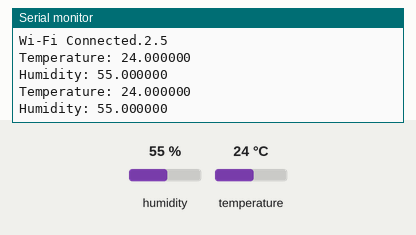
The sketch below on a simulated ESP32. Parts: the last lines printed to the serial monitor. The test bench sets the inputs (shaded band); at power-on: humidity 55 %, temperature 24 °C. WiFi joins after 1.5 s; servers stay silent unless stated.

Above: at 2.7 s.
2.8 s: humidity set to 22 %
At 5.3 s:
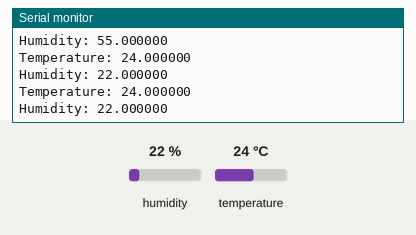
5.5 s: temperature set to 12 °C
At 7.0 s:
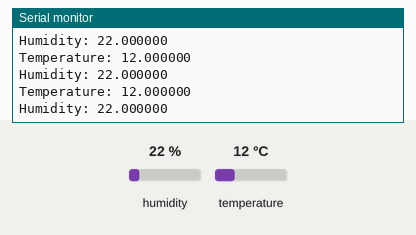
8.2 s: humidity set to 40 %
At 10.4 s:
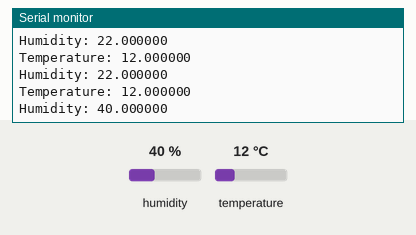
Timing chart, 0 to 11.9 s (numbered marks = the images above; inputs shaded):
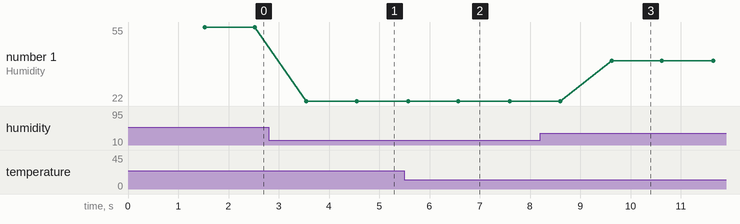

The sketch:

Lab1-2.ino
```cpp
#include <WiFiClient.h>            //WiFi 程式庫
#include <Wire.h>                  // I2C 程式庫
#include <TridentTD_LineNotify.h>  //Line 程式庫
#include "DHT.h"                   // DHT11 程式庫

#define LINE_TOKEN "MZu8H3RbOySZYyq76Mgpe5BpahBQzqsWH30vXEetbaZ"  //修改成上述的 Token 號碼
#define DHTTYPE DHT11
#define DHTPIN 23

const char* ssid = "QAQ";               //Wi-Fi 網路名稱
const char* password = "E24b46435298";  //Wi-Fi 密碼

float humidity, temp_c;  //從 DHT11 讀取的值

DHT dht(DHTPIN, DHTTYPE);  //啟動 DHT 程式庫

void setup() {
  Serial.begin(115200);
  dht.begin();

  // Connect to Wi-Fi
  // To do.
  WiFi.mode(WIFI_STA);  //設置 Wi-Fi 模式
  WiFi.begin(ssid, password);

  Serial.print("Wi-Fi Connecting");

  //當 Wi-Fi 連線時會回傳 WL_CONNECTED，因此跳出迴圈時代表已成功連線
  while (WiFi.status() != WL_CONNECTED) {
    Serial.print(".");
    delay(500);
  }
  Serial.println("");
  Serial.print("Wi-Fi Connected.");

  Serial.println(LINE.getVersion());  //顯示 Line 版本
  LINE.setToken(LINE_TOKEN);          //設定要傳送至的聊天室 Token
}

void loop() {
  //讀取環境溫濕度
  temp_c = dht.readTemperature();  //讀取溫度(攝氏)
                                   //To do.
  humidity = dht.readHumidity();   //讀取濕度
  Serial.printf("Temperature: %f \n", temp_c);
  Serial.printf("Humidity: %f \n", humidity);

  //傳送至 Token 的聊天室
  //To do.
  LINE.notify("Temperature: " + String(temp_c) + "*C \n Humidity: " + String(humidity) + "%");
  delay(1000);
}
```

Measured:
- after the input at 2.8 s, the serial monitor: prints a new line after 0.75 s (image 1)
- after the input at 5.5 s, the serial monitor: prints a new line after 0.07 s (image 2)
- after the input at 8.2 s, the serial monitor: prints a new line after 1.4 s (image 3)
- plotted number 1: 55 → 22 after the input at 2.8 s, 22 → 40 after the input at 8.2 s
